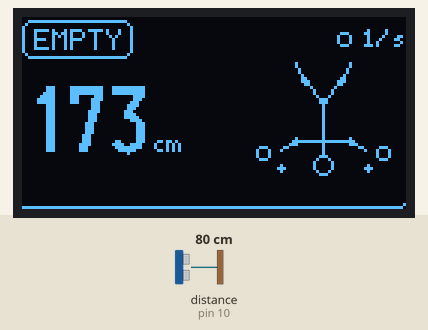
Recording of a sketch running on a simulated Arduino Nano, built with avr-gcc and run on an emulated ATmega328P. On the bench: 128×64 one-colour display. Wiring (inferred from the names in the program): ultrasonic range finder: trigger pin 9; echo pin 10. The inputs (shaded band) are chosen by the test bench; at power-on: distance to the obstacle (sensor on pin 10) 80 cm. The echo pulse lasts 58.3 µs per cm; what the sketch prints to the serial monitor is not drawn.

Above: at 3.7 s.
3.8 s: distance to the obstacle (sensor on pin 10) set to 2 cm
At 5.24 s:
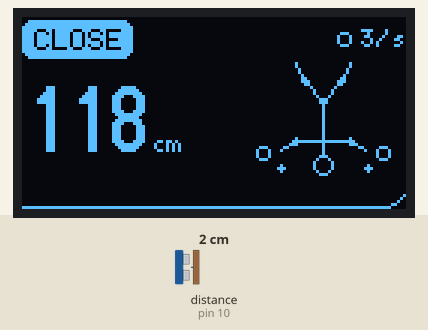
6.8 s: distance to the obstacle (sensor on pin 10) set to 9 cm
At 8.21 s:
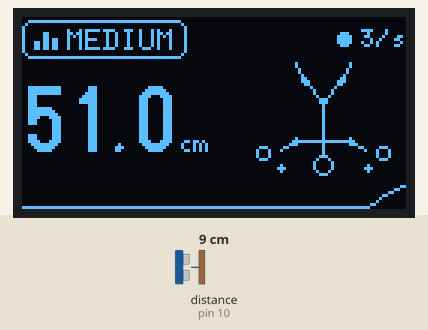
9.8 s: distance to the obstacle (sensor on pin 10) set to 4 cm
At 10.77 s:
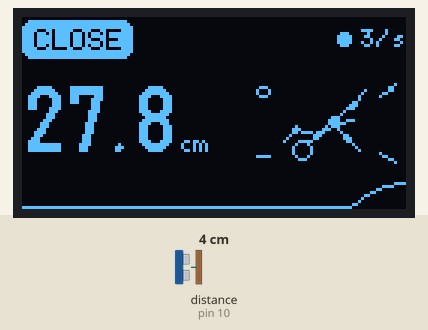
Timing chart, 0 to 12.8 s (numbered marks = the images above; inputs shaded):
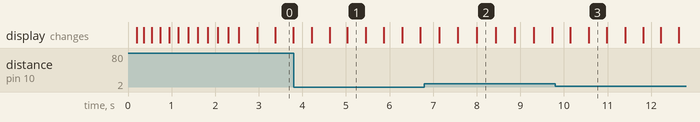

The sketch:

oled_demo.ino
```cpp
// oled_demo.ino: bench.ino plus a 0.96in OLED readout, for the demo.
//
// Same serial output as bench.ino ("cm 42.5" lines at 115200), so
// sense-serial.js works unchanged. The screen is extra. On the two-colour
// panels the top 16 rows are yellow: that strip is the status (state badge,
// readings per second). The blue below is the data: the distance, a sonar ping
// whose blip sits at the measured range, and a scrolling trace of the history.
//
// Wiring, Arduino Nano:
//   HC-SR04  VCC -> 5V    GND -> GND    TRIG -> D9    ECHO -> D10
//   OLED     VCC -> 5V    GND -> GND    SDA  -> A4    SCL  -> A5
// The OLED is an SSD1306, 128 x 64, I2C at 0x3C. Needs the U8g2 library.

#include <U8g2lib.h>
#include <Wire.h>
#include <math.h>

// Page mode: draws the screen in eight strips with a 128-byte buffer, because
// the Nano has 2 KB of RAM and a full frame would take half of it.
U8G2_SSD1306_128X64_NONAME_1_HW_I2C oled(U8G2_R0, U8X8_PIN_NONE);

const int TRIG = 9;
const int ECHO = 10;

const float CLOSE_CM = 6.0;
const float DETECTED_CM = 30.0;
const float MAX_CM = 200.0;      // top of the graph and the sonar range
const uint8_t FIGURE_POINT_COUNT = 12;
const uint8_t FIGURE_POSE_COUNT = 5;
const float FIGURE_RISE_RATE_PER_SECOND = 0.55f;

const int GRAPH_H = 10;          // the trace, rows 53 to 63
uint8_t hist[128];               // one column per reading, 0..GRAPH_H
uint8_t head = 0;

float smooth = MAX_CM;
float sweep = 0;                 // sonar sweep angle, degrees
int sweepDir = 1;
uint8_t ping = 0;                // expanding ring radius
uint8_t rate = 0;                // readings in the last second, for the header
uint8_t count = 0;
unsigned long rateStart = 0;
float figureProgress = 0.0f;
unsigned long lastFrameMs = 0;

float readCm() {
  digitalWrite(TRIG, LOW);
  delayMicroseconds(2);
  digitalWrite(TRIG, HIGH);
  delayMicroseconds(10);
  digitalWrite(TRIG, LOW);
  unsigned long us = pulseIn(ECHO, HIGH, 30000);
  return us ? us / 58.0 : 400.0;
}

void splash() {
  for (uint8_t r = 2; r < 70; r += 6) {
    oled.firstPage();
    do {
      oled.drawCircle(64, 32, r);
      if (r > 8) oled.drawCircle(64, 32, r - 8);
      oled.setFont(u8g2_font_6x12_tr);
      oled.drawStr(28, 36, "SENSOR LAYER");
    } while (oled.nextPage());
  }
}

void drawHeader(float cm) {
  // Rows 0-15, the yellow strip: state badge left, readings per second right.
  const char *label = cm < CLOSE_CM ? "CLOSE" : cm <= DETECTED_CM ? "MEDIUM" : "EMPTY";
  oled.setFont(u8g2_font_6x12_tr);
  const bool medium = cm >= CLOSE_CM && cm <= DETECTED_CM;
  int w = oled.getStrWidth(label) + 8 + (medium ? 12 : 0);
  if (cm < CLOSE_CM) {             // close: solid badge
    oled.drawRBox(0, 1, w, 13, 3);
    oled.setDrawColor(0);
    oled.drawStr(4, 11, label);
    oled.setDrawColor(1);
  } else if (medium) {
    oled.drawRFrame(0, 1, w, 13, 3);
    oled.drawBox(4, 8, 2, 3);
    oled.drawBox(7, 5, 2, 6);
    oled.drawBox(10, 7, 2, 4);
    oled.drawStr(15, 11, label);
  } else {
    oled.drawRFrame(0, 1, w, 13, 3);
    oled.drawStr(4, 11, label);
  }
  char buf[8];
  oled.setFont(u8g2_font_5x8_tr);
  itoa(rate, buf, 10);
  strcat(buf, "/s");
  int rw = oled.getStrWidth(buf);
  oled.drawStr(127 - rw, 10, buf);
  // a pulse that blinks once per reading, beside the rate
  if (head & 1) oled.drawDisc(127 - rw - 6, 7, 2);
  else oled.drawCircle(127 - rw - 6, 7, 2);
}

void drawNumber(float cm) {
  char buf[8];
  oled.setFont(u8g2_font_logisoso22_tn);
  // The smoothed value creeps toward 400 (no echo) but never reaches it.
  if (cm >= 399.0) {
    strcpy(buf, "---");
  } else {
    dtostrf(cm, 0, cm < 100 ? 1 : 0, buf);
  }
  oled.drawStr(0, 45, buf);
  int x = oled.getStrWidth(buf) + 2;
  oled.setFont(u8g2_font_5x8_tr);
  oled.drawStr(x, 45, "cm");
}

static const int8_t FIGURE_POSES[FIGURE_POSE_COUNT][FIGURE_POINT_COUNT][2] = {
    {{0, 14}, {0, 9}, {0, 6}, {-9, 6}, {-14, 9}, {9, 6}, {14, 9},
     {0, -7}, {-6, -14}, {-9, -20}, {6, -14}, {9, -20}},
    {{-7, 9}, {-4, 6}, {-2, 4}, {-9, 2}, {-13, 6}, {5, 0}, {10, -1},
     {3, -1}, {8, 5}, {13, 10}, {10, -6}, {14, -11}},
    {{0, 1}, {0, 5}, {0, 7}, {-9, 6}, {-13, 10}, {9, 6}, {13, 10},
     {0, 12}, {-7, 16}, {-9, 19}, {7, 15}, {10, 19}},
    {{0, -11}, {0, -7}, {0, -5}, {-9, -3}, {-13, 2}, {9, -3}, {13, 2},
     {0, 5}, {-6, 11}, {-8, 18}, {6, 11}, {8, 18}},
    {{0, -15}, {0, -11}, {0, -9}, {-10, -5}, {-14, 0}, {10, -5}, {14, 0},
     {0, 3}, {-6, 10}, {-8, 18}, {6, 10}, {8, 18}}};

void drawStickFigure(int originX, int originY, float progress) {
  const float posePosition = constrain(progress, 0.0f, 1.0f) *
                             (FIGURE_POSE_COUNT - 1);
  uint8_t firstPose = (uint8_t)posePosition;
  float blend = posePosition - firstPose;
  if (firstPose >= FIGURE_POSE_COUNT - 1) {
    firstPose = FIGURE_POSE_COUNT - 2;
    blend = 1.0f;
  }
  blend = blend * blend * (3.0f - 2.0f * blend);

  int8_t points[FIGURE_POINT_COUNT][2];
  for (uint8_t point = 0; point < FIGURE_POINT_COUNT; ++point) {
    for (uint8_t axis = 0; axis < 2; ++axis) {
      const int8_t start = FIGURE_POSES[firstPose][point][axis];
      const int8_t end = FIGURE_POSES[firstPose + 1][point][axis];
      points[point][axis] = (int8_t)lroundf(start + (end - start) * blend);
    }
  }

  const int headX = originX + points[0][0];
  const int headY = originY + points[0][1];
  oled.drawCircle(headX, headY, 3);
  oled.drawLine(headX, headY + (points[1][1] > points[0][1] ? 3 : -3),
                originX + points[1][0], originY + points[1][1]);
  oled.drawLine(originX + points[1][0], originY + points[1][1],
                originX + points[2][0], originY + points[2][1]);
  oled.drawLine(originX + points[2][0], originY + points[2][1],
                originX + points[7][0], originY + points[7][1]);
  oled.drawLine(originX + points[2][0], originY + points[2][1],
                originX + points[3][0], originY + points[3][1]);
  oled.drawLine(originX + points[3][0], originY + points[3][1],
                originX + points[4][0], originY + points[4][1]);
  oled.drawLine(originX + points[2][0], originY + points[2][1],
                originX + points[5][0], originY + points[5][1]);
  oled.drawLine(originX + points[5][0], originY + points[5][1],
                originX + points[6][0], originY + points[6][1]);
  oled.drawLine(originX + points[7][0], originY + points[7][1],
                originX + points[8][0], originY + points[8][1]);
  oled.drawLine(originX + points[8][0], originY + points[8][1],
                originX + points[9][0], originY + points[9][1]);
  oled.drawLine(originX + points[7][0], originY + points[7][1],
                originX + points[10][0], originY + points[10][1]);
  oled.drawLine(originX + points[10][0], originY + points[10][1],
                originX + points[11][0], originY + points[11][1]);

  for (uint8_t point = 2; point < FIGURE_POINT_COUNT; ++point) {
    if (point == 4 || point == 6 || point == 9 || point == 11) continue;
    oled.drawDisc(originX + points[point][0], originY + points[point][1], 1);
  }
}

float getUpProgress(float cm) {
  if (cm < CLOSE_CM) return 1.0f;
  if (cm <= DETECTED_CM) return 0.5f;
  return 0.0f;
}

void approachFigure(float targetProgress, unsigned long nowMs) {
  const float maximumStep = (nowMs - lastFrameMs) *
                            (FIGURE_RISE_RATE_PER_SECOND / 1000.0f);
  const float difference = targetProgress - figureProgress;
  if (difference > maximumStep) {
    figureProgress += maximumStep;
  } else if (difference < -maximumStep) {
    figureProgress -= maximumStep;
  } else {
    figureProgress = targetProgress;
  }
}

void drawStateAccents(float cm) {
  if (cm < CLOSE_CM) {
    oled.drawLine(78, 22, 82, 25);
    oled.drawLine(77, 35, 82, 35);
    oled.drawLine(78, 48, 82, 45);
    oled.drawLine(118, 25, 123, 22);
    oled.drawLine(118, 35, 124, 35);
    oled.drawLine(118, 45, 123, 48);
  } else if (cm <= DETECTED_CM) {
    const int bob = (millis() / 120) % 2;
    oled.drawCircle(80, 24 + bob, 2);
    oled.drawLine(119, 26 - bob, 124, 23 - bob);
    oled.drawLine(78, 46, 82, 46);
    oled.drawLine(119, 45, 124, 48);
  } else {
    oled.drawCircle(80, 45, 2);
    oled.drawCircle(120, 45, 2);
    oled.drawDisc(86, 50, 1);
    oled.drawDisc(115, 50, 1);
  }
}

void drawSonar(float cm) {
  const int ox = 99, oy = 50, R = 28;
  // range rings and the frame of the fan
  oled.drawCircle(ox, oy, R / 3, U8G2_DRAW_UPPER_LEFT | U8G2_DRAW_UPPER_RIGHT);
  oled.drawCircle(ox, oy, 2 * R / 3, U8G2_DRAW_UPPER_LEFT | U8G2_DRAW_UPPER_RIGHT);
  oled.drawCircle(ox, oy, R, U8G2_DRAW_UPPER_LEFT | U8G2_DRAW_UPPER_RIGHT);
  // the outgoing ping
  if (ping < R) oled.drawCircle(ox, oy, ping, U8G2_DRAW_UPPER_LEFT | U8G2_DRAW_UPPER_RIGHT);
  // the sweep line
  float a = (sweep - 90) * DEG_TO_RAD;
  oled.drawLine(ox, oy, ox + R * cos(a), oy + R * sin(a));
  // the blip, at the measured range along the sweep
  if (cm < MAX_CM) {
    float r = cm / MAX_CM * R;
    int bx = ox + r * cos(a), by = oy + r * sin(a);
    oled.drawDisc(bx, by, cm < CLOSE_CM ? 3 : 2);
  }
}

void drawGraph() {
  // A trace, oldest at the left: a line reads cleaner than solid bars, on the
  // panel and in a photo of it.
  const int y0 = 63;
  for (uint8_t x = 1; x < 128; x++) {
    uint8_t a = hist[(head + x - 1) % 128];
    uint8_t b = hist[(head + x) % 128];
    oled.drawLine(x - 1, y0 - a, x, y0 - b);
  }
}

void setup() {
  Serial.begin(115200);          // sense-serial.js opens the port at this speed
  pinMode(TRIG, OUTPUT);
  pinMode(ECHO, INPUT);
  oled.begin();
  oled.setBusClock(400000);
  splash();
  lastFrameMs = millis();
}

void loop() {
  float cm = readCm();

  Serial.print("cm ");
  Serial.print(cm, 1);
  Serial.println();

  smooth += (min(cm, 400.0f) - smooth) * 0.12;

  count++;
  if (millis() - rateStart >= 1000) {
    rate = count;
    count = 0;
    rateStart = millis();
  }

  // closer reads taller in the graph
  float c = constrain(smooth, 0, MAX_CM);
  hist[head] = (uint8_t)((1.0 - c / MAX_CM) * GRAPH_H);
  head = (head + 1) % 128;

  const unsigned long frameTimeMs = millis();
  approachFigure(getUpProgress(smooth), frameTimeMs);
  lastFrameMs = frameTimeMs;

  sweep += 6 * sweepDir;
  if (sweep > 60 || sweep < -60) sweepDir = -sweepDir;
  ping = (ping + 3) % 36;

  oled.firstPage();
  do {
    drawHeader(cm);
    drawNumber(smooth);
    drawStateAccents(smooth);
    drawStickFigure(100, 35, figureProgress);
    drawGraph();
  } while (oled.nextPage());
}
```

Measured:
- after the input at 3.8 s, the display: first differs from a run without the input after 0.83 s (image 1 shows a later state)
- after the input at 6.8 s, the display: first differs from a run without the input after 0.77 s (image 2 shows a later state)
- after the input at 9.8 s, the display: first differs from a run without the input after 0.77 s (image 3)
- what the display in image 0 shows lasts 0.4 s, from 3.4 s to 3.8 s
